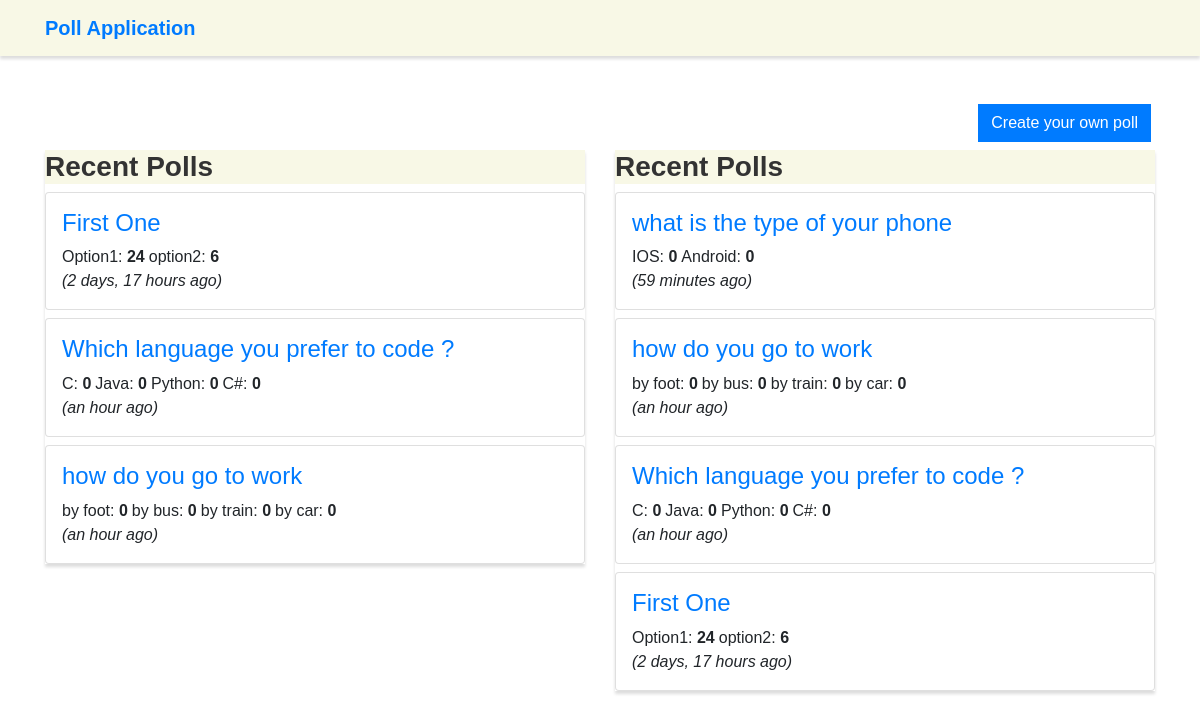
The page / on the database its author committed.
### poll_project/poll/models.py (models this page shows)
class Poll(models.Model):
    question = models.TextField(unique=True)
    date_created = models.DateTimeField(auto_now_add=True)
    date_updated = models.DateTimeField(auto_now=True)

class PollOption(models.Model):
    name = models.CharField(max_length=30)
    poll = models.ForeignKey(Poll, on_delete=models.CASCADE, related_name='options')
    date_created = models.DateTimeField(auto_now_add=True)
    date_updated = models.DateTimeField(auto_now=True)

### poll_project/poll/views.py (the view)
# urls.py: 2. Add a URL to urlpatterns:  path('', views.home, name='home')
def home(request):
    most_recent_pools = Poll.objects.order_by('-date_created')
    top_3_polls = Poll.objects.annotate(votes_count=django.db.models.Count('votes')).order_by('-votes_count')[:3]
    vots = Poll.objects.annotate(votes_count=django.db.models.Count('votes')).order_by('-votes_count')[:3]
    context = {
        'polls': most_recent_pools,
        'top_3_polls': top_3_polls,
    }
    return render(request, 'poll/home.html', context)

### poll_project/poll/templates/poll/home.html (shortened to what this page needs)
{% extends "poll/base.html" %}
{% load humanize %}
{% block main %}
<div class="row m-1 d-flex justify-content-end">
    <a href="{% url 'create' %}" class="btn btn-primary">Create your own poll</a>
</div>
<div class="row mt-2">
    <div class="col-lg-6">
        <div class="panel panel-default">
            <div class="panel-heading">
                <h3 class="panel-title">Recent Polls</h3>
            </div>
            <div class="" >
                {% for poll in top_3_polls %}
                    <div class="card mb-2 pl-3 pt-3">
                        <a class="text-decoration-underline" href="{% url 'vote' poll.id %}" ><h4>{{ poll.question }}</h4></a>
                        <div class="d-flex flex-row">
                        {% for poll_option in poll.options.all %}
                                <span class="mr-1">{{ poll_option.name }}: <strong>{{ poll_option.votes.count }}</strong></span>
                        {% endfor %}
                        </div>
                        <p class="relative-time"> ({{ poll.date_created|naturaltime  }})</p>
                    </div>
                {% endfor %}
            </div>
        </div>
    </div>
    <div class="col-lg-6">
        <div class="panel panel-default">
            <div class="panel-heading">
                <h3 class="panel-title">Recent Polls</h3>
            </div>
            <div class="" >
                {% for poll in polls %}
                    <div class="card mb-2 pl-3 pt-3">
                        <a class="" href="{% url 'vote' poll.id %}" >
                            <h4>{{ poll.question }}</h4></a>
                        <div class="d-flex flex-row">
                        {% for poll_option in poll.options.all %}
                                <span class="mr-1">{{ poll_option.name }}: <strong>{{ poll_option.votes.count }}</strong></span>
                        {% endfor %}
                        </div>
                        <p class="relative-time"> ({{ poll.date_created|naturaltime  }})</p>
                    </div>
                {% endfor %}
            </div>
        </div>
    </div>
</div>
{% endblock %}

### poll_project/static/css/style.css (style rules this page uses)
.navbar-default, .btn, .form-control, .panel { border-radius: 0; }
.panel-default > .panel-heading { color: #333; background-color: rgba(245, 245, 220, .7); border-color: rgba(245, 245, 220, .6); border-top-left-radius: 0; border-top-right-radius: 0; }
.panel { box-shadow: 0px 3px 3px 0px #ddd; }
a.navbar-brand, .panel-title { font-weight: bolder; }
.relative-time { font-style: italic; color: #as2133 ; }
body { font-family:sans-serif; }

### rows shown on the page
Poll: question "First One", date_created "2 days, 17 hours ago"
PollOption: name "Option1", votes.count "24"
PollOption: name "option2", votes.count "6"
Poll: question "Which language you prefer to code ?", date_created "an hour ago"
PollOption: name "C", votes.count "0"
PollOption: name "Java", votes.count "0"
PollOption: name "Python", votes.count "0"
PollOption: name "C#", votes.count "0"
Poll: question "how do you go to work", date_created "an hour ago"
PollOption: name "by foot", votes.count "0"
PollOption: name "by bus", votes.count "0"
PollOption: name "by train", votes.count "0"
PollOption: name "by car", votes.count "0"
Poll: question "what is the type of your phone", date_created "59 minutes ago"
PollOption: name "IOS", votes.count "0"
PollOption: name "Android", votes.count "0"
